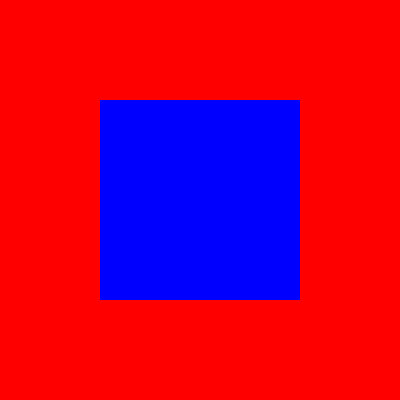
Frame 1 (no input)
Frame 60 (no input): identical to frame 1, image omitted
Frame 120 (the mouse pressed at the canvas centre since frame 60): identical to frame 1, image omitted

The p5.js sketch that drew this single still picture (run headless with seeded random() and noise() and a simulated clock; from frame 60 on, the mouse is pressed at the canvas centre):

// p5.js sketch
// ── sketch.js
function setup() {
  createCanvas(400, 400);
  rectMode (CENTER);
  noStroke ();
}

function draw() {
  background('red');
  fill ('blue');
  rect (width/2, height/2, 200, 200);
}
